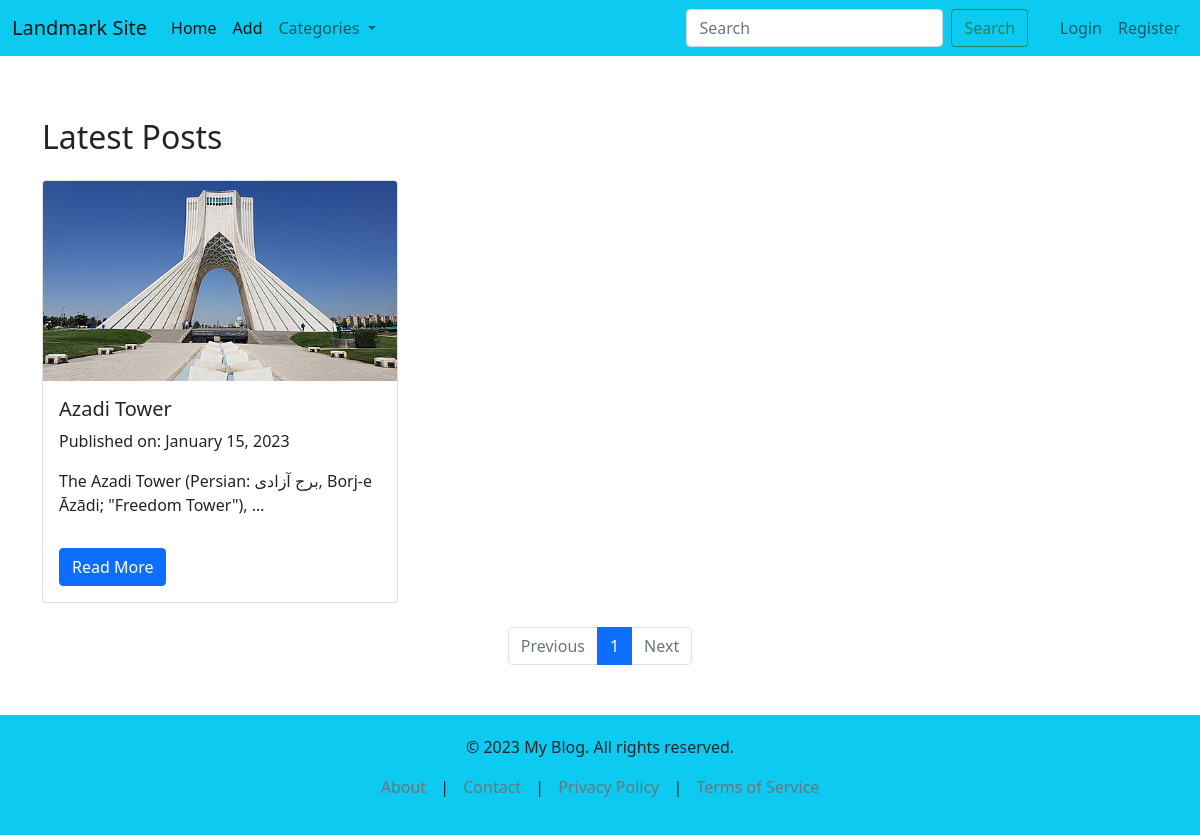
Before: /landmarks/home/ with the older database file.
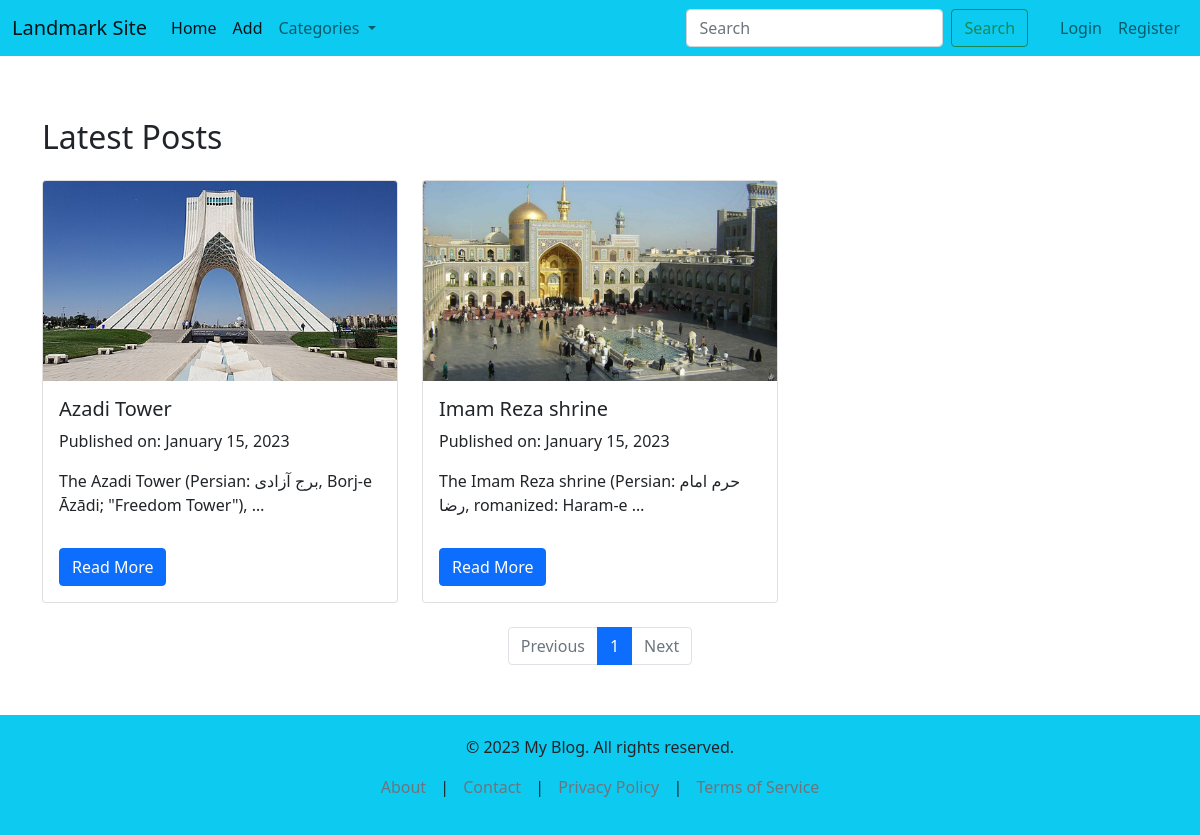
After: the same page with the newer database file.
### landmarks/models.py (models this page shows, shortened)
class Landmark(models.Model):
    name = models.CharField(max_length=255)
    description = models.TextField()
    created = models.DateTimeField(auto_now=True)
    images = models.ImageField(upload_to='landmarkdata', null=True)
    tag = models.ManyToManyField(Tag)

### landmarks/views.py (the view)
# urls.py: 2. Add a URL to urlpatterns:  path('', views.home, name='home')
def home(request):
    page_number = request.GET.get('page', 1)
    landmarks = Landmark.objects.all().order_by('id')
    paginator = Paginator(landmarks, 3)
    page_obj = paginator.get_page(page_number)
    return TemplateResponse(request, 'landmarks/home.html', {'landmarks': page_obj, 'paginator': paginator})

### landmarks/context_processor.py (called while the page is built)
def categories(request):
    tags = Tag.objects.all()
    return{'tags': tags}

### landmarks/models.py (called while the page is built)
    def __str__(self):
        return self.title

### landmarks/templates/landmarks/home.html (shortened to what this page needs)
{% extends 'base.html' %}
{% load static %}
{% block css %}
<link rel="stylesheet" href="{% static 'landmarks/index.css' %}">
{% endblock css %}
{% block content %}
<div class="container mt-5">
    <h2 class="mb-4">Latest Posts</h2>
    <div class="row row-cols-1 row-cols-md-3 g-4">
      {% for landmark in landmarks %}
        {% include 'landmarks/card.html' %}
      {% endfor %}
    </div>
    <nav aria-label="Page navigation example" class="mt-4">
      <ul class="pagination justify-content-center">
        {% if landmarks.has_previous %}
          <li class="page-item">
            <a class="page-link" href="?page={{ landmarks.previous_page_number }}" tabindex="-1" aria-disabled="true">Previous</a>
          </li>
        {% else %}
          <li class="page-item disabled">
            <a class="page-link" href="#" tabindex="-1" aria-disabled="true">Previous</a>
          </li>
        {% endif %}
        {% for page in paginator.page_range %}
          {% if page == landmarks.number %}
            <li class="page-item active"><a class="page-link" href="#">{{ page }}</a></li>
          {% else %}
            <li class="page-item"><a class="page-link" href="?page={{ page }}">{{ page }}</a></li>
          {% endif %}
        {% endfor %}
        {% if landmarks.has_next %}
        <li class="page-item">
          <a class="page-link" href="?page={{ landmarks.next_page_number }}">Next</a>
        </li>
        {% else %}
        <li class="page-item disabled">
          <a class="page-link" href="#">Next</a>
        </li>
        {% endif %}
      </ul>
    </nav>
  </div>
{% endblock content %}

### landmarks/templates/landmarks/card.html
<div class="col">
    <div class="card h-100">
        <img src="{{landmark.images.url}}" class="card-img-top" alt="Post Image">
        <div class="card-body">
        <h5 class="card-title">{{ landmark.name }}</h5>
        <p class="card-text">Published on: January 15, 2023</p>
        <p class="card-text">{{ landmark.description|truncatewords:10 }}</p>
        <a href="{% url 'single_place' landmark.id %}" class="btn btn-primary read-more-btn">Read More</a>
        </div>
    </div>
</div>

Changed rows visible on the page:
added Landmark: images (picture), name "Imam Reza shrine", description "The Imam Reza shrine (Persian: حرم امام رضا, romanized: Haram-e …"
